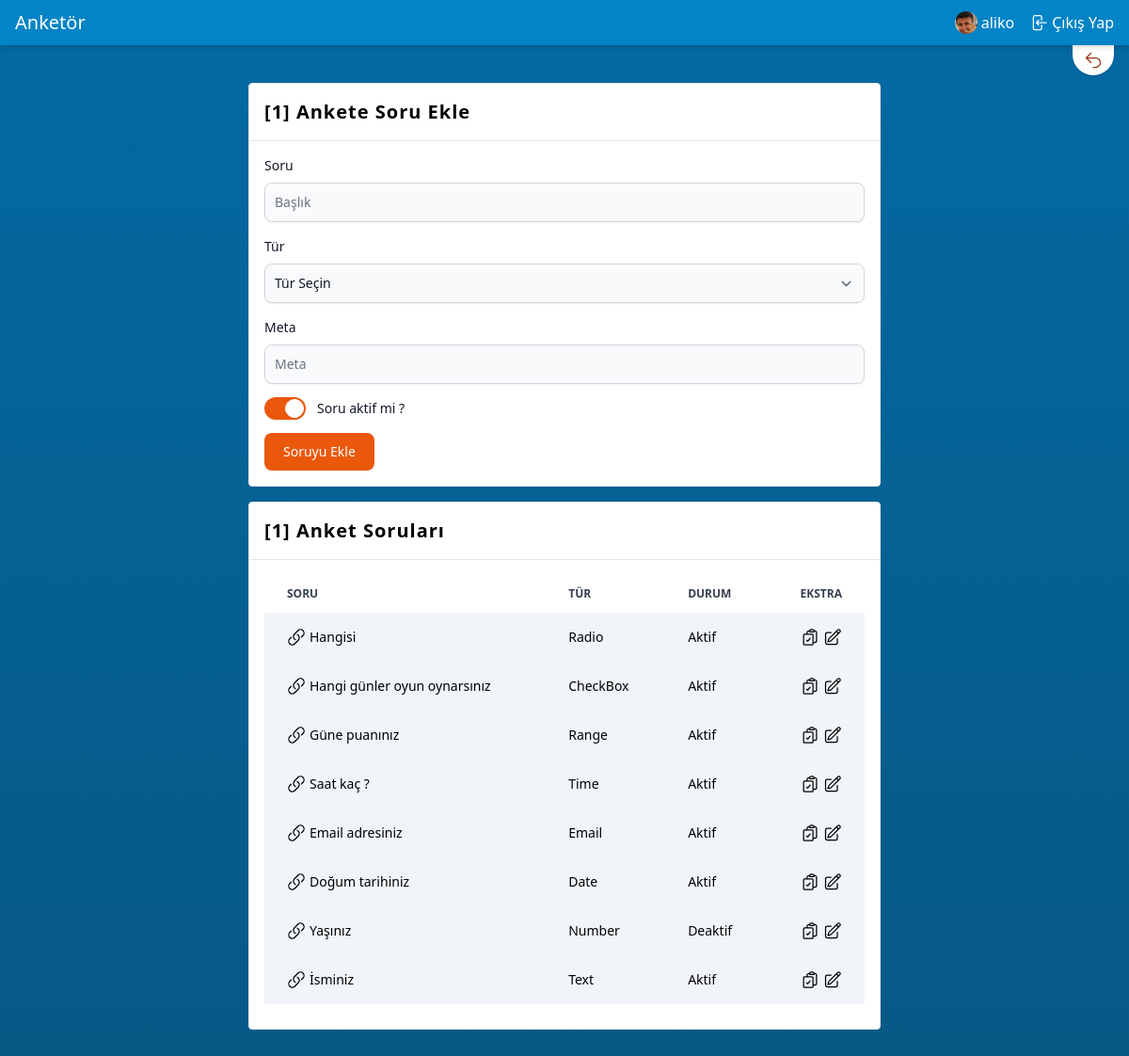
The app's page /polls/1/question/create (signed in) with its own data.
### apps/account/models.py (models this page shows, shortened)
class User(AbstractBaseUser, PermissionsMixin):
    email = models.EmailField(max_length=254, unique=True)
    name = models.CharField(max_length=254, null=True, blank=True)
    is_staff = models.BooleanField(default=False)
    is_superuser = models.BooleanField(default=False)
    is_active = models.BooleanField(default=True)
    last_login = models.DateTimeField(null=True, blank=True)
    date_joined = models.DateTimeField(auto_now_add=True)
    USERNAME_FIELD = 'email'
    EMAIL_FIELD = 'email'
    REQUIRED_FIELDS = ["name"]
    objects = UserManager()
    class Meta:
        verbose_name = "Kullanıcı"
        verbose_name_plural = "Kullanıcılar"

class Profile(models.Model):
    user = models.OneToOneField(User, on_delete=models.CASCADE)
    image = models.ImageField(default='profile_pictures/def_profile.jpg', upload_to='profile_pictures')
    class Meta:
        verbose_name = "Profil"
        verbose_name_plural = "Profiller"

### apps/poll/models.py (models this page shows, shortened)
class Poll(models.Model):
    author = models.ForeignKey(
        settings.AUTH_USER_MODEL,
        on_delete=models.CASCADE,
        null=True,
        blank=True
    )
    title = models.CharField(max_length=255)
    slug = models.SlugField(editable=False, null=True, blank=True, unique=True, db_index=True)
    meta_title = models.CharField(max_length=100, null=True, blank=True)
    tags = models.TextField(null=True, blank=True)
    description = models.TextField(null=True, blank=True)
    is_active = models.BooleanField(default=False)
    is_private = models.BooleanField(default=False)
    starts_at = models.DateTimeField(null=True, blank=True,
        help_text="date and time at which the poll open up for voting"
    )
    ends_at = models.DateTimeField(null=True, blank=True,
        help_text="date and time at which the poll closes for voting"
    )
    created_at = models.DateTimeField(auto_now_add=True)
    updated_at = models.DateTimeField(auto_now=True)
    class Meta:
        ordering = ["-id"]
        verbose_name = "Anket"
        verbose_name_plural = "Anketler"
        db_table = "poll"

class PollQuestion(models.Model):
    poll = models.ForeignKey(
        Poll,
        on_delete=models.CASCADE,
        null=True,
        blank=True
    )
    type = models.CharField(max_length=5, choices=PollQuestionChoices.get_choices(),
        default=PollQuestionChoices.get_default()
    )
    content = models.TextField()
    meta = models.CharField(null=True, blank=True, max_length=1024, default="{}")
    is_required = models.BooleanField(default=False)
    is_active = models.BooleanField(default=False)
    created_at = models.DateTimeField(auto_now_add=True)
    updated_at = models.DateTimeField(auto_now=True)
    def get_meta_data(self):
        try:
            return loads(self.meta)
        except ValueError:
            return {}
    def set_meta_data(self, data):
        self.meta = dumps(data)
    meta_data = property(get_meta_data, set_meta_data)
    class Meta:
        ordering = ["-id"]
        verbose_name = "Anket Soruları"
        verbose_name_plural = "Anket Soruları"
        db_table = "poll_question"

### apps/poll/views.py (the view, shortened to what this page needs)
# urls.py: path("<int:poll_id>/question/create", CreatePollQuestion.as_view(), name="poll.question.create"),
class CreatePollQuestion(LoginRequiredMixin, View):
    template_name = "poll/question/create.html"
    def get(self, request, poll_id):
        poll_object = get_object_or_404(Poll, pk=poll_id, author=self.request.user)
        questions = poll_object.pollquestion_set.all()
        return render(request, self.template_name,
            {"questions": questions, "poll": poll_object, "type_choices": PollQuestionChoices.get_choices()}
        )

### apps/poll/utils.py (called while the page is built)
    @classmethod
    def get_choices(cls):
        return cls.CHOICES

### apps/poll/templates/poll/question/create.html (shortened to what this page needs)
{% extends "base.html" %}
{% block content %}
  <section id="createQuestion">
    <div class="absolute flex right-0 space-x-4 px-4">
      <div>
        <a href="{% url "poll.update" pk=poll.id %}" title="Geri dön"
           class="flex bg-white rounded-b-full px-3 p-1.5 hover:py-3 transition-[padding] shadow">
          <svg xmlns="http://www.w3.org/2000/svg" fill="none" viewBox="0 0 24 24" stroke-width="1.5"
               stroke="currentColor"
               class="w-5 h-5 stroke-orange-800">
            <path stroke-linecap="round" stroke-linejoin="round" d="M9 15L3 9m0 0l6-6M3 9h12a6 6 0 010 12h-3"></path>
          </svg>
        </a>
      </div>
    </div>
    <div class="flex flex-col items-center my-10 mx-12 space-y-4">
      <div class="bg-white border rounded max-w-2xl w-full">
        <div class="p-4 flex items-center justify-between">
          <h1 class="font-semibold text-xl tracking-wider">[{{ poll.id }}] Ankete Soru Ekle</h1>
        </div>
        <hr>
        <div class="p-4">
          <form method="post">
            <div class="mb-4">
              <label for="content" class="block mb-2 text-sm font-medium text-gray-900">Soru</label>
              <input type="text" id="content" name="content"
                     class="shadow-sm bg-gray-50 border border-gray-300 text-gray-900 text-sm rounded-lg focus:ring-orange-500 focus:border-orange-500 block w-full p-2.5"
                     placeholder="Başlık" required>
            </div>
            <div class="mb-4">
              <label for="type" class="block mb-2 text-sm font-medium text-gray-900">Tür</label>
              <select id="type" name="type"
                      required
                      class="shadow-sm bg-gray-50 border border-gray-300 text-gray-900 text-sm rounded-lg focus:ring-orange-500 focus:border-orange-500 block w-full p-2.5">
                <option selected disabled value="">Tür Seçin</option>
              </select>
            </div>
            <div class="mb-4">
              <label for="meta" class="block mb-2 text-sm font-medium text-gray-900">Meta</label>
              <input type="text" id="meta" name="meta"
                     class="shadow-sm bg-gray-50 border border-gray-300 text-gray-900 text-sm rounded-lg focus:ring-orange-500 focus:border-orange-500 block w-full p-2.5"
                     placeholder="Meta">
            </div>
            <div class="mb-4 flex items-center h-5">
              <label class="relative inline-flex items-center cursor-pointer">
                <div
                  class="w-11 h-6 bg-gray-200 peer-focus:outline-none peer-focus:ring-4 peer-focus:ring-orange-300 rounded-full peer peer-checked:after:translate-x-full peer-checked:after:border-white after:content-[''] after:absolute after:top-[2px] after:left-[2px] after:bg-white after:border-gray-300 after:border after:rounded-full after:h-5 after:w-5 after:transition-all peer-checked:bg-orange-600"></div>
                <span class="ml-3 text-sm font-medium text-gray-900">Soru aktif mi ?</span>
              </label>
            </div>
            <button type="submit"
                    class="text-white bg-orange-600 hover:bg-orange-700 focus:ring-4 focus:outline-none focus:ring-orange-300 font-medium rounded-lg text-sm px-5 py-2.5 text-center">
              Soruyu Ekle
            </button>
          </form>
        </div>
      </div>
      <div class="bg-white border rounded max-w-2xl w-full">
        <div class="p-4 flex items-center justify-between">
          <h1 class="font-semibold text-xl tracking-wider">[{{ poll.id }}] Anket Soruları</h1>
        </div>
        <hr>
        <div class="p-4 overflow-x-auto">
          <table class="w-full text-sm text-left mb-2.5">
            <thead class="text-xs text-gray-700 uppercase">
            <tr>
              <th scope="col" class="px-6 py-3">
                Soru
              </th>
              <th scope="col" class="px-6 py-3">
                Tür
              </th>
              <th scope="col" class="px-6 py-3">
                Durum
              </th>
              <th scope="col" class="px-6 py-3 text-right">
                Ekstra
              </th>
            </tr>
            </thead>
            <tbody>
            {% for question in questions %}
              <tr class="bg-slate-100">
                <th scope="row" class="px-6 py-4 font-medium whitespace-nowrap">
                  <a href="{% url "poll.question.update" pk=question.id poll_id=poll.id %}"
                     class="flex items-center space-x-1 hover:text-orange-500 hover:stroke-orange-500">
                    <h1>{{ question.content }}</h1>
                  </a>
                </th>
                <td class="px-6 py-4">
                  <span>
                    {{ question.get_type_display }}
                  </span>
                </td>
                <td class="px-6 py-4">
                  <span>
                    {% if question.is_active %}
                      Aktif
                    {% else %}
                      Deaktif
                    {% endif %}
                  </span>
                </td>
                <td class="px-6 py-4 flex space-x-1 justify-end">
                  <a href="{% url "poll.answer.create" question_id=question.id poll_id=question.poll.id %}"
                     title="Cevap ekle"
                     aria-label="Düzenle">
                  </a> <a href="{% url "poll.question.update" pk=question.id poll_id=poll.id %}"
                          title="Düzenle"
                          aria-label="Düzenle">
                </a>
                </td>
              </tr>
            {% endfor %}
            </tbody>
          </table>
        </div>
      </div>
    </div>
  </section>
{% endblock %}

### templates/header.html (shortened to what this page needs)
{% load static %}
<header class="sticky w-full top-0 left-0 right-0 bottom-auto z-[990] bg-sky-600 text-white shadow-md p-2.5 px-4">
  <div class="flex items-center align-middle justify-between">
    <div>
      <a href="{% url "home" %}">
        <span class="text-xl font-medium">Anketör</span>
      </a>
    </div>
    <div class="flex justify-around items-center space-x-4">
      {% if not user.is_authenticated %}
        <a class="flex items-center space-x-1 hover:underline" href="{% url 'login' %}">
          <svg xmlns="http://www.w3.org/2000/svg" fill="none" viewBox="0 0 24 24" stroke-width="1.5"
               stroke="currentColor" class="w-5 h-5">
            <path stroke-linecap="round" stroke-linejoin="round"
                  d="M17.982 18.725A7.488 7.488 0 0012 15.75a7.488 7.488 0 00-5.982 2.975m11.963 0a9 9 0 10-11.963 0m11.963 0A8.966 8.966 0 0112 21a8.966 8.966 0 01-5.982-2.275M15 9.75a3 3 0 11-6 0 3 3 0 016 0z"></path>
          </svg>
          <span class="font-sans">Giriş Yap</span>
        </a>
      {% else %}
        <a href="{% url "poll.index" %}" class="flex hover:underline items-center space-x-1">
          <img class="w-6 rounded-full" src="{{ MEDIA_URL }}{{ user.profile.image.url }}"
               alt="{{ user.name|default_if_none:user.email }} profile image">
          <span>
            {{ user.name|default_if_none:user.email }}
        </span>
        </a>
        <a class="flex items-center space-x-1 hover:underline" href="{% url 'logout' %}">
          <span class="font-sans">Çıkış Yap</span>
        </a>
      {% endif %}
    </div>
  </div>
</header>

### static/css/main.css (style rules this page uses)
html, body { height: 100%; width: 100%; margin: 0; padding: 0; }
body > main > section { flex: 1 1 auto; display: flex; flex-direction: column; }

### records on screen
User: profile.image (picture), name "aliko"
Poll: id "1"
PollQuestion: content "Hangisi", type "Radio", is_active "Aktif"
PollQuestion: content "Hangi günler oyun oynarsınız", type "CheckBox", is_active "Aktif"
PollQuestion: content "Güne puanınız", type "Range", is_active "Aktif"
PollQuestion: content "Saat kaç ?", type "Time", is_active "Aktif"
PollQuestion: content "Email adresiniz", type "Email", is_active "Aktif"
PollQuestion: content "Doğum tarihiniz", type "Date", is_active "Aktif"
PollQuestion: content "Yaşınız", type "Number", is_active "Deaktif"
PollQuestion: content "İsminiz", type "Text", is_active "Aktif"
